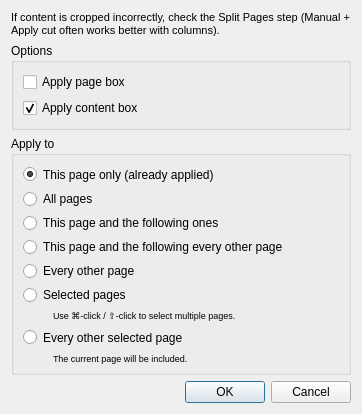
<?xml version="1.0" encoding="UTF-8"?>
<ui version="4.0">
 <class>select_content::ApplyDialog</class>
 <widget class="QDialog" name="select_content::ApplyDialog">
  <property name="windowModality">
   <enum>Qt::WindowModal</enum>
  </property>
  <property name="geometry">
   <rect>
    <x>0</x>
    <y>0</y>
    <width>362</width>
    <height>358</height>
   </rect>
  </property>
  <property name="windowTitle">
   <string>Select Content</string>
  </property>
  <layout class="QVBoxLayout" name="verticalLayout_7">
   <item>
    <widget class="QLabel" name="splitPagesTipLabel">
     <property name="font">
      <font>
       <pointsize>8</pointsize>
      </font>
     </property>
     <property name="wordWrap">
      <bool>true</bool>
     </property>
     <property name="text">
      <string>If content is cropped incorrectly, check the Split Pages step (Manual + Apply cut often works better with columns).</string>
     </property>
    </widget>
   </item>
   <item>
    <widget class="QGroupBox" name="optionsBox">
     <property name="title">
      <string>Options</string>
     </property>
     <layout class="QVBoxLayout" name="verticalLayout_6">
      <item>
       <widget class="QCheckBox" name="applyPageBoxOption">
        <property name="text">
         <string>Apply page box</string>
        </property>
        <property name="checked">
         <bool>false</bool>
        </property>
       </widget>
      </item>
      <item>
       <widget class="QCheckBox" name="applyContentBoxOption">
        <property name="text">
         <string>Apply content box</string>
        </property>
        <property name="checked">
         <bool>true</bool>
        </property>
       </widget>
      </item>
     </layout>
    </widget>
   </item>
   <item>
    <widget class="QGroupBox" name="groupBox">
     <property name="title">
      <string>Apply to</string>
     </property>
     <layout class="QVBoxLayout" name="verticalLayout_5">
      <item>
       <widget class="QRadioButton" name="thisPageOnlyRB">
        <property name="text">
         <string>This page only (already applied)</string>
        </property>
        <property name="checked">
         <bool>true</bool>
        </property>
       </widget>
      </item>
      <item>
       <widget class="QRadioButton" name="allPagesRB">
        <property name="text">
         <string>All pages</string>
        </property>
       </widget>
      </item>
      <item>
       <widget class="QRadioButton" name="thisPageAndFollowersRB">
        <property name="text">
         <string>This page and the following ones</string>
        </property>
       </widget>
      </item>
      <item>
       <widget class="QRadioButton" name="thisEveryOtherRB">
        <property name="text">
         <string extracomment="All odd or even pages, depending on the current page being odd or even.">This page and the following every other page</string>
        </property>
       </widget>
      </item>
      <item>
       <widget class="QRadioButton" name="everyOtherRB">
        <property name="text">
         <string extracomment="All odd or even pages, depending on the current page being odd or even.">Every other page</string>
        </property>
       </widget>
      </item>
      <item>
       <widget class="QRadioButton" name="selectedPagesRB">
        <property name="text">
         <string>Selected pages</string>
        </property>
       </widget>
      </item>
      <item>
       <layout class="QHBoxLayout" name="horizontalLayout_3">
        <item>
         <spacer name="horizontalSpacer_6">
          <property name="orientation">
           <enum>Qt::Horizontal</enum>
          </property>
          <property name="sizeType">
           <enum>QSizePolicy::Fixed</enum>
          </property>
          <property name="sizeHint" stdset="0">
           <size>
            <width>30</width>
            <height>0</height>
           </size>
          </property>
         </spacer>
        </item>
        <item>
         <widget class="QLabel" name="selectedPagesHint">
          <property name="font">
           <font>
            <pointsize>7</pointsize>
           </font>
          </property>
          <property name="text">
           <string>Use ⌘-click / ⇧-click to select multiple pages.</string>
          </property>
         </widget>
        </item>
       </layout>
      </item>
      <item>
       <widget class="QRadioButton" name="everyOtherSelectedRB">
        <property name="text">
         <string>Every other selected page</string>
        </property>
       </widget>
      </item>
      <item>
       <layout class="QHBoxLayout" name="horizontalLayout_5">
        <item>
         <spacer name="horizontalSpacer_5">
          <property name="orientation">
           <enum>Qt::Horizontal</enum>
          </property>
          <property name="sizeType">
           <enum>QSizePolicy::Fixed</enum>
          </property>
          <property name="sizeHint" stdset="0">
           <size>
            <width>30</width>
            <height>0</height>
           </size>
          </property>
         </spacer>
        </item>
        <item>
         <widget class="QLabel" name="everyOtherSelectedHint">
          <property name="font">
           <font>
            <pointsize>7</pointsize>
           </font>
          </property>
          <property name="text">
           <string>The current page will be included.</string>
          </property>
         </widget>
        </item>
       </layout>
      </item>
     </layout>
    </widget>
   </item>
   <item>
    <spacer>
     <property name="orientation">
      <enum>Qt::Vertical</enum>
     </property>
     <property name="sizeHint" stdset="0">
      <size>
       <width>17</width>
       <height>0</height>
      </size>
     </property>
    </spacer>
   </item>
   <item>
    <widget class="QDialogButtonBox" name="buttonBox">
     <property name="orientation">
      <enum>Qt::Horizontal</enum>
     </property>
     <property name="standardButtons">
      <set>QDialogButtonBox::Cancel|QDialogButtonBox::Ok</set>
     </property>
    </widget>
   </item>
  </layout>
 </widget>
 <resources/>
 <connections>
  <connection>
   <sender>buttonBox</sender>
   <signal>rejected()</signal>
   <receiver>select_content::ApplyDialog</receiver>
   <slot>reject()</slot>
   <hints>
    <hint type="sourcelabel">
     <x>319</x>
     <y>252</y>
    </hint>
    <hint type="destinationlabel">
     <x>286</x>
     <y>256</y>
    </hint>
   </hints>
  </connection>
 </connections>
</ui>
